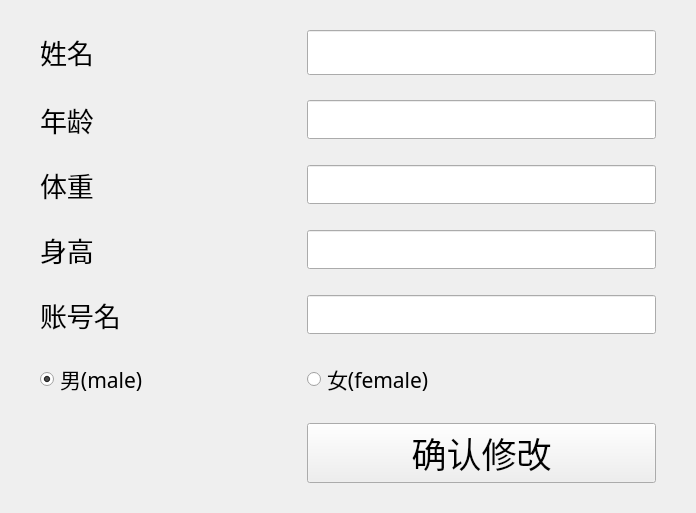
<?xml version="1.0" encoding="UTF-8"?>
<ui version="4.0">
 <class>Index_basicCh</class>
 <widget class="QDialog" name="Index_basicCh">
  <property name="geometry">
   <rect>
    <x>0</x>
    <y>0</y>
    <width>696</width>
    <height>513</height>
   </rect>
  </property>
  <property name="windowTitle">
   <string>Dialog</string>
  </property>
  <property name="windowIcon">
   <iconset resource="res_Index.qrc">
    <normaloff>:/icons/icons/food/38.png</normaloff>:/icons/icons/food/38.png</iconset>
  </property>
  <layout class="QGridLayout" name="gridLayout" columnstretch="3,4" columnminimumwidth="4,3">
   <property name="leftMargin">
    <number>40</number>
   </property>
   <property name="rightMargin">
    <number>40</number>
   </property>
   <item row="0" column="0">
    <widget class="QLabel" name="label">
     <property name="text">
      <string>&lt;html&gt;&lt;head/&gt;&lt;body&gt;&lt;p&gt;&lt;span style=&quot; font-size:20pt;&quot;&gt;姓名&lt;/span&gt;&lt;/p&gt;&lt;/body&gt;&lt;/html&gt;</string>
     </property>
     <property name="textFormat">
      <enum>Qt::AutoText</enum>
     </property>
    </widget>
   </item>
   <item row="0" column="1">
    <widget class="QLineEdit" name="nameEdit">
     <property name="font">
      <font>
       <family>宋体</family>
       <pointsize>20</pointsize>
      </font>
     </property>
     <property name="text">
      <string/>
     </property>
     <property name="maxLength">
      <number>5</number>
     </property>
     <property name="readOnly">
      <bool>false</bool>
     </property>
    </widget>
   </item>
   <item row="1" column="0">
    <widget class="QLabel" name="label_2">
     <property name="text">
      <string>&lt;html&gt;&lt;head/&gt;&lt;body&gt;&lt;p&gt;&lt;span style=&quot; font-size:20pt;&quot;&gt;年龄&lt;/span&gt;&lt;/p&gt;&lt;/body&gt;&lt;/html&gt;</string>
     </property>
    </widget>
   </item>
   <item row="1" column="1">
    <widget class="QLineEdit" name="ageEdit">
     <property name="font">
      <font>
       <family>Times New Roman</family>
       <pointsize>20</pointsize>
      </font>
     </property>
     <property name="maxLength">
      <number>3</number>
     </property>
     <property name="readOnly">
      <bool>false</bool>
     </property>
    </widget>
   </item>
   <item row="2" column="0">
    <widget class="QLabel" name="label_3">
     <property name="text">
      <string>&lt;html&gt;&lt;head/&gt;&lt;body&gt;&lt;p&gt;&lt;span style=&quot; font-size:20pt;&quot;&gt;体重&lt;/span&gt;&lt;/p&gt;&lt;/body&gt;&lt;/html&gt;</string>
     </property>
    </widget>
   </item>
   <item row="2" column="1">
    <widget class="QLineEdit" name="weightEdit">
     <property name="font">
      <font>
       <family>Times New Roman</family>
       <pointsize>20</pointsize>
      </font>
     </property>
     <property name="maxLength">
      <number>3</number>
     </property>
     <property name="readOnly">
      <bool>false</bool>
     </property>
    </widget>
   </item>
   <item row="3" column="0">
    <widget class="QLabel" name="label_4">
     <property name="text">
      <string>&lt;html&gt;&lt;head/&gt;&lt;body&gt;&lt;p&gt;&lt;span style=&quot; font-size:20pt;&quot;&gt;身高&lt;/span&gt;&lt;/p&gt;&lt;/body&gt;&lt;/html&gt;</string>
     </property>
    </widget>
   </item>
   <item row="3" column="1">
    <widget class="QLineEdit" name="heightEdit">
     <property name="font">
      <font>
       <family>Times New Roman</family>
       <pointsize>20</pointsize>
      </font>
     </property>
     <property name="maxLength">
      <number>3</number>
     </property>
     <property name="readOnly">
      <bool>false</bool>
     </property>
    </widget>
   </item>
   <item row="4" column="0">
    <widget class="QLabel" name="label_6">
     <property name="font">
      <font>
       <family>宋体</family>
       <pointsize>20</pointsize>
      </font>
     </property>
     <property name="text">
      <string>账号名</string>
     </property>
    </widget>
   </item>
   <item row="4" column="1">
    <widget class="QLineEdit" name="IDEdit">
     <property name="font">
      <font>
       <family>Times New Roman</family>
       <pointsize>20</pointsize>
      </font>
     </property>
     <property name="readOnly">
      <bool>true</bool>
     </property>
    </widget>
   </item>
   <item row="5" column="0">
    <widget class="QRadioButton" name="maleRadio">
     <property name="font">
      <font>
       <family>楷体</family>
       <pointsize>16</pointsize>
      </font>
     </property>
     <property name="text">
      <string>男(male)</string>
     </property>
     <property name="checked">
      <bool>true</bool>
     </property>
    </widget>
   </item>
   <item row="5" column="1">
    <widget class="QRadioButton" name="femaleRadio">
     <property name="font">
      <font>
       <family>楷体</family>
       <pointsize>16</pointsize>
      </font>
     </property>
     <property name="text">
      <string>女(female)</string>
     </property>
     <property name="checked">
      <bool>false</bool>
     </property>
    </widget>
   </item>
   <item row="6" column="1">
    <widget class="QPushButton" name="OKButton">
     <property name="font">
      <font>
       <family>黑体</family>
       <pointsize>26</pointsize>
      </font>
     </property>
     <property name="text">
      <string>确认修改</string>
     </property>
     <property name="autoDefault">
      <bool>false</bool>
     </property>
    </widget>
   </item>
  </layout>
 </widget>
 <resources>
  <include location="res_Index.qrc"/>
 </resources>
 <connections/>
</ui>
